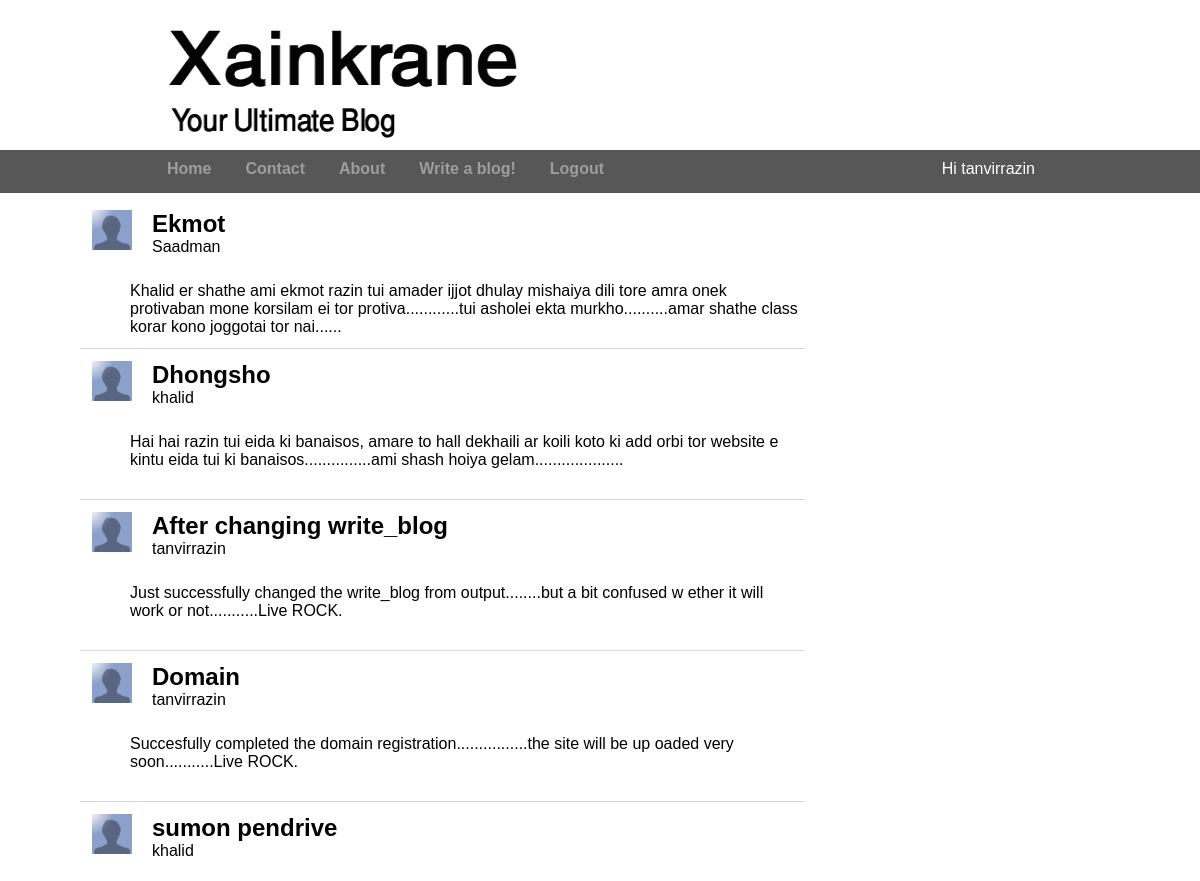
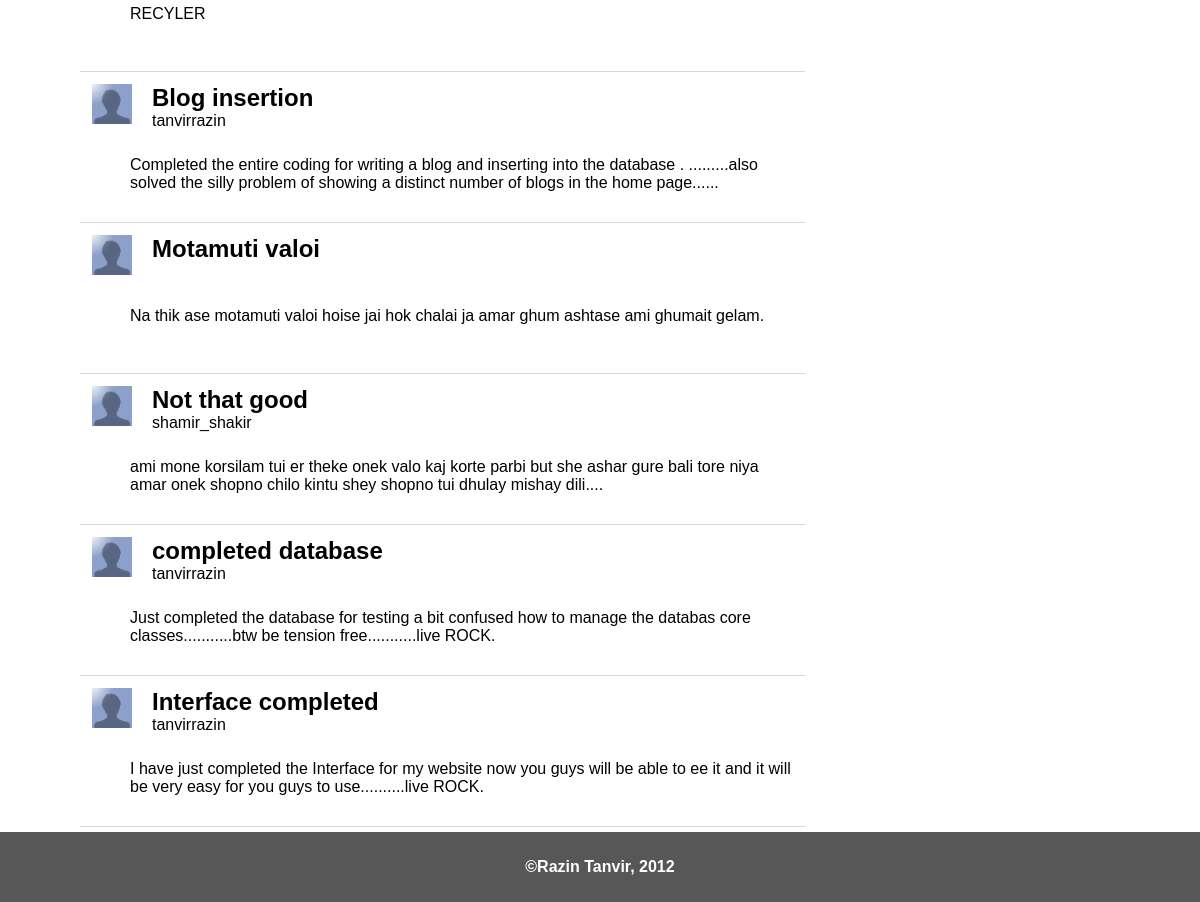
Page /core/home.php (signed in) on the committed database (2 pictures, top to bottom).
### tables this page shows
CREATE TABLE IF NOT EXISTS `blogs` (
  `id` int(11) NOT NULL AUTO_INCREMENT,
  `user_id` int(11) NOT NULL,
  `headline` text NOT NULL,
  `body` text NOT NULL,
  PRIMARY KEY (`id`)
);

### core/home.php (called while the page is built, shortened)
<?php require_once("../includes/database.php"); ?>
<?php require_once("../view/header.php"); ?>
<?php require_once("navigation.php"); ?>
<?php
    require_once("blog.php");
?>
<?php require_once("../view/footer.php"); ?>

### includes/database.php (called while the page is built, shortened)
<?php
    class Database {
        public function __construct(){
            $this->connection = mysql_connect(DB_SERVER,DB_USER,DB_PASS);
        }
        public function fetch_last_few_blog($N=10){
            $blog_object_array = array();
            $query = "SELECT * FROM blogs ORDER BY id DESC LIMIT {$N} ";
            $this->resultSet = mysql_query($query);
            while($res = mysql_fetch_array($this->resultSet)){
                $u_id = $res["user_id"];
                $user_res = mysql_query("SELECT username FROM users WHERE id={$u_id} ");
                $user = mysql_fetch_array($user_res);
                $object = array(
                    "id"=>$res["id"],
                    "username"=>$user["username"],
                    "headline"=>$res["headline"],
                    "body"=>$res["body"]
                );
                $blog_object_array[] = $object;
            }
            return $blog_object_array;
        }
    }
    $dbase = new Database();

### core/blog.php (the view)
<?php
    $display = '
        <div id="blogs">
        <ul>';
    $blog_array = $dbase->fetch_last_few_blog();
    foreach($blog_array as $blog){
        $display.='<li>';
        $display .= '<a href="detail_blog.php?bid='. $blog['id'] .'" >';
        $display.= '<div class="blog" >
                    <div class="blog_head" >
                        <img class="blog_bullet" src="../resource/images/default_prof_pic.png" width="40px" height="40px" />
                        <div class="blog_sub" >
                            <h2>';
        $display.= htmlentities(trim($blog["headline"]));
        $display.= '</h2>
                            <p>';
        $display.= htmlentities(trim($blog["username"]));
        $display.= '</p>
                        </div>
                    </div>
                    <div class="blog_text" >';
		$blog["body"] = str_replace("\r\n", " ", $blog["body"]);
        $display.= substr(htmlentities(trim($blog["body"])), 0,80);
		$display.= " ";
		$display.= substr(htmlentities(trim($blog["body"])), 81,170);
        if(isset($blog['body'][171])){$display .= '.....';}
        $display.= '</div>
                </div></a>
            </li>';
        }
        $display.='</ul>
            </div>';
        echo $display;

### resource/main.css (style rules this page uses)
* { padding: 0; margin: 0; font-family:Trebuchet MS,Liberation Sans,DejaVu Sans,sans-serif; }
#blogs { float: left; width: 69%; padding: 5px; }
#blogs ul { list-style-type: none; }
#blogs ul li a { color: black; text-decoration: none; }
.blog { width: 100%; height: 150px; border-bottom: 1px solid #D7D7D7; }
.blog_head { padding: 12px; width: 100%; height: 45px; }
.blog_bullet { float:left; }
.blog_sub { padding: 0px 10px 10px 20px; float:left; }
.blog_text { padding:15px 5px 15px 50px; }

### rows in the picture
blogs: value "Ekmot Saadman Khalid er shathe ami ekmot razin tui amader ijjot dhulay mishaiya dili tore amra onek protivaban mone korsilam ei tor protiva............tui asholei ekta murkho..........amar shathe class korar kono joggotai tor nai......"
blogs: value "Dhongsho khalid Hai hai razin tui eida ki banaisos, amare to hall dekhaili ar koili koto ki add orbi tor website e kintu eida tui ki banaisos...............ami shash hoiya gelam...................."
blogs: value "After changing write_blog tanvirrazin Just successfully changed the write_blog from output........but a bit confused w ether it will work or not...........Live ROCK."
blogs: value "Domain tanvirrazin Succesfully completed the domain registration................the site will be up oaded very soon...........Live ROCK."
blogs: value "sumon pendrive khalid RECYLER"
blogs: value "Blog insertion tanvirrazin Completed the entire coding for writing a blog and inserting into the database . .........also solved the silly problem of showing a distinct number of blogs in the home page......"
blogs: value "Motamuti valoi Na thik ase motamuti valoi hoise jai hok chalai ja amar ghum ashtase ami ghumait gelam."
blogs: value "Not that good shamir_shakir ami mone korsilam tui er theke onek valo kaj korte parbi but she ashar gure bali tore niya amar onek shopno chilo kintu shey shopno tui dhulay mishay dili...."
blogs: value "completed database tanvirrazin Just completed the database for testing a bit confused how to manage the databas core classes...........btw be tension free...........live ROCK."
blogs: value "Interface completed tanvirrazin I have just completed the Interface for my website now you guys will be able to ee it and it will be very easy for you guys to use..........live ROCK."

### other values in the picture
$username "tanvirrazin"
